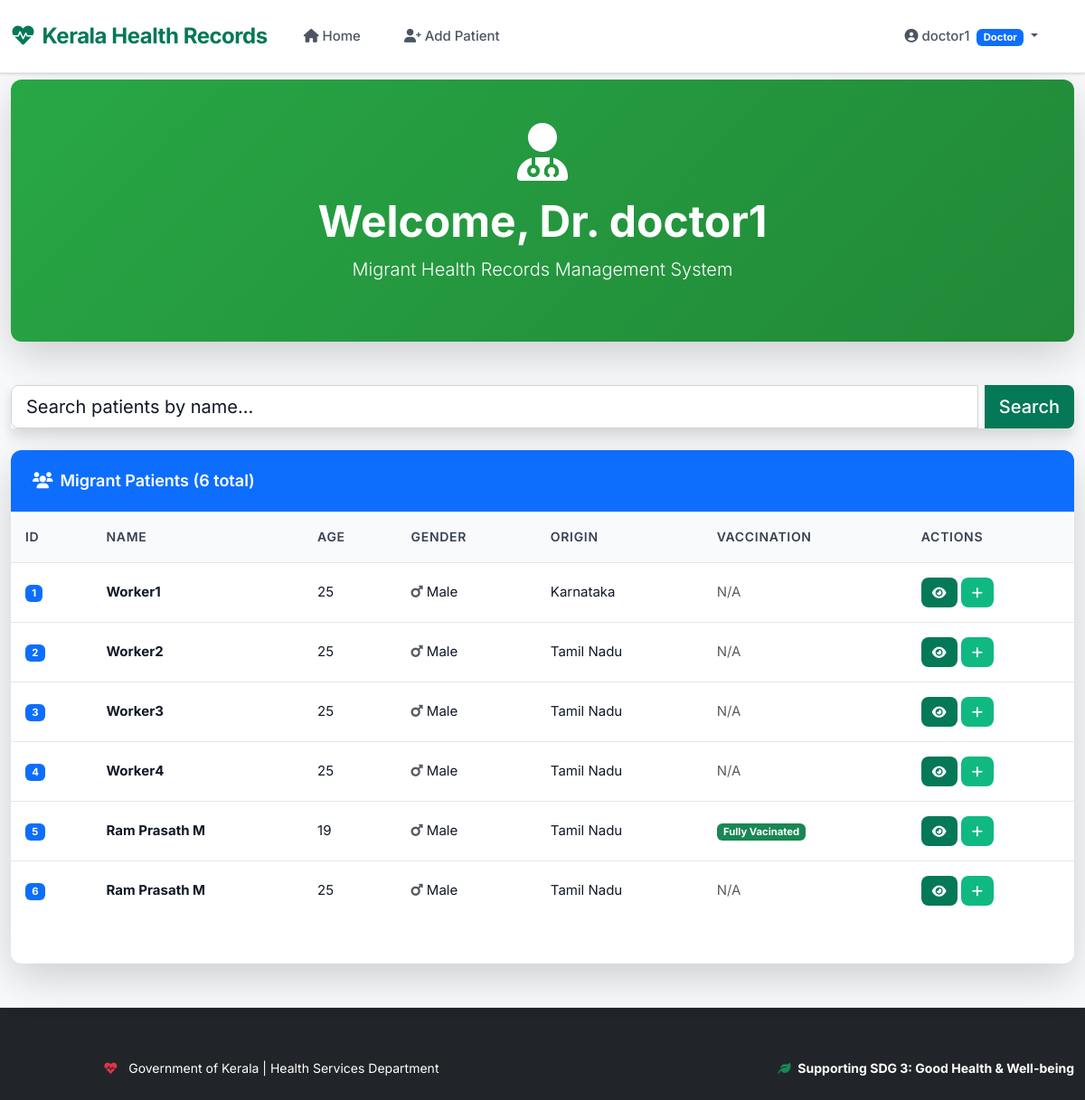
Page /home (signed in) on the committed database.
### app.py (models this page shows)
class User(UserMixin, db.Model):
    id = db.Column(db.Integer, primary_key=True)
    username = db.Column(db.String(20), unique=True, nullable=False)
    email = db.Column(db.String(120), unique=True, nullable=False)
    password = db.Column(db.String(60), nullable=False)
    role = db.Column(db.String(20), nullable=False)  # 'admin', 'doctor', 'migrant'

class Patient(db.Model):
    id = db.Column(db.Integer, primary_key=True)
    name = db.Column(db.String(100), nullable=False)
    age = db.Column(db.Integer, nullable=False)
    gender = db.Column(db.String(10), nullable=False)
    origin = db.Column(db.String(100), nullable=False)
    contact = db.Column(db.String(20))
    dob = db.Column(db.Date)
    address = db.Column(db.Text)
    vaccination_status = db.Column(db.String(50))
    occupation = db.Column(db.String(50))
    arrival_date = db.Column(db.Date)
    employer = db.Column(db.String(100))
    user_id = db.Column(db.Integer, db.ForeignKey('user.id'))
    records = db.relationship('HealthRecord', backref='patient', lazy=True, cascade="all, delete-orphan")

### app.py (the view, shortened to what this page needs)
@app.route('/')
@app.route('/home', methods=['GET', 'POST'])
@login_required
def home():
    search_form = SearchForm()
    patients = Patient.query
    if search_form.validate_on_submit():
        if search_form.query.data:
            patients = patients.filter(Patient.name.ilike(f'%{search_form.query.data}%'))
    page = request.args.get('page', 1, type=int)
    patients = patients.paginate(page=page, per_page=10, error_out=False)
    if current_user.role == 'admin':
        records = HealthRecord.query.order_by(HealthRecord.date.desc()).limit(10).all()
        infectious_count = HealthRecord.query.filter_by(disease_type='infectious').count()
        users = User.query.all()
        return render_template('admin_dashboard.html', patients=patients, records=records,
                             infectious_count=infectious_count, search_form=search_form, users=users)
    elif current_user.role == 'doctor':
        return render_template('doctor_dashboard.html', patients=patients, search_form=search_form)

### app.py
class SearchForm(FlaskForm):
    query = StringField('Search by Name')
    submit = SubmitField('Search')

### app.py (called while the page is built)
@login_manager.user_loader
def load_user(user_id):
    return User.query.get(int(user_id))

### templates/doctor_dashboard.html (shortened to what this page needs)
{% extends "base.html" %}
{% block content %}
<div class="row mb-4 mt-3">
    <div class="col-12">
        <div class="card shadow-lg border-0" style="background: linear-gradient(135deg, #28a745, #218838);">
            <div class="card-body text-center text-white py-5">
                <i class="fas fa-user-md fa-4x mb-3"></i>
                <h1 class="display-5 fw-bold">Welcome, Dr. {{ current_user.username }}</h1>
                <p class="lead">Migrant Health Records Management System</p>
            </div>
        </div>
    </div>
</div>
<form method="POST" class="mb-4">
    <div class="input-group input-group-lg shadow">
        {{ search_form.query(class="form-control", placeholder="Search patients by name...") }}
        {{ search_form.submit(class="btn btn-primary") }}
    </div>
</form>
<div class="card shadow-lg border-0">
    <div class="card-header bg-primary text-white">
        <i class="fas fa-users me-2"></i>Migrant Patients ({{ patients.total }} total)
    </div>
    <div class="card-body p-0">
        <div class="table-responsive">
            <table class="table table-hover mb-0">
                <thead>
                    <tr>
                        <th>ID</th>
                        <th>Name</th>
                        <th>Age</th>
                        <th>Gender</th>
                        <th>Origin</th>
                        <th>Vaccination</th>
                        <th>Actions</th>
                    </tr>
                </thead>
                <tbody>
                    {% for patient in patients.items %}
                    <tr>
                        <td><span class="badge bg-primary">{{ patient.id }}</span></td>
                        <td><strong>{{ patient.name }}</strong></td>
                        <td>{{ patient.age }}</td>
                        <td>
                            <i class="fas fa-{{ 'mars' if patient.gender == 'Male' else 'venus' if patient.gender == 'Female' else 'genderless' }} text-muted"></i>
                            {{ patient.gender }}
                        </td>
                        <td>{{ patient.origin }}</td>
                        <td>
                            {% if patient.vaccination_status %}
                                <span class="badge bg-success">{{ patient.vaccination_status }}</span>
                            {% else %}
                                <span class="text-muted">N/A</span>
                            {% endif %}
                        </td>
                        <td>
                            <a href="{{ url_for('patient_detail', patient_id=patient.id) }}" class="btn btn-sm btn-primary">
                                <i class="fas fa-eye"></i>
                            </a>
                            <a href="{{ url_for('add_record', patient_id=patient.id) }}" class="btn btn-sm btn-success">
                                <i class="fas fa-plus"></i>
                            </a>
                        </td>
                    </tr>
                    {% endfor %}
                </tbody>
            </table>
        </div>
        <nav class="p-3">
        </nav>
    </div>
</div>
{% endblock %}

### templates/base.html (shortened to what this page needs)
<!doctype html>
<html lang="en">
<head>
    <link href="https://cdn.jsdelivr.net/npm/bootstrap@5.3.0/dist/css/bootstrap.min.css" rel="stylesheet">
    <link href="https://cdnjs.cloudflare.com/ajax/libs/font-awesome/6.0.0/css/all.min.css" rel="stylesheet">
    <link href="{{ url_for('static', filename='css/style.css') }}" rel="stylesheet">
</head>
<body>
    <div class="sdg-badge">
    </div>
    <nav class="navbar navbar-expand-lg navbar-dark fixed-top">
        <div class="container-fluid">
            <a class="navbar-brand" href="{{ url_for('home') }}">
                <i class="fas fa-heartbeat me-2"></i>Kerala Health Records
            </a>
            <div class="collapse navbar-collapse" id="navbarNav">
                <ul class="navbar-nav me-auto">
                    <li class="nav-item">
                        <a class="nav-link" href="{{ url_for('home') }}"><i class="fas fa-home me-1"></i>Home</a>
                    </li>
                    {% if current_user.is_authenticated and current_user.role in ['admin', 'doctor'] %}
                    <li class="nav-item">
                        <a class="nav-link" href="{{ url_for('add_patient') }}"><i class="fas fa-user-plus me-1"></i>Add Patient</a>
                    </li>
                    {% endif %}
                </ul>
                {% if current_user.is_authenticated %}
                <ul class="navbar-nav">
                    <li class="nav-item dropdown me-3">
                        <a class="nav-link dropdown-toggle" href="#" role="button" data-bs-toggle="dropdown">
                            <i class="fas fa-user-circle me-1"></i>{{ current_user.username }}
                            <span class="badge bg-{{ 'success' if current_user.role == 'admin' else 'primary' if current_user.role == 'doctor' else 'warning' }} ms-1">{{ current_user.role.title() }}</span>
                        </a>
                    </li>
                </ul>
                {% endif %}
            </div>
        </div>
    </nav>
    <div class="container mt-5 pt-4">
        {% block content %}{% endblock %}
    </div>
    <footer class="mt-5 py-4 bg-dark text-white">
        <div class="container">
            <div class="row">
                <div class="col-md-6">
                    <p class="mb-0"><i class="fas fa-heartbeat me-2 text-danger"></i>
                        Government of Kerala | Health Services Department
                    </p>
                </div>
                <div class="col-md-6 text-md-end">
                    <p class="mb-0">
                        <i class="fas fa-leaf me-1 text-success"></i>
                        <strong>Supporting SDG 3: Good Health & Well-being</strong>
                    </p>
                </div>
            </div>
        </div>
    </footer>
</body>
</html>

### static/css/style.css (style rules this page uses)
:root { --primary: #047857; --primary-dark: #065f46; --primary-light: #10b981; --accent: #f59e0b; --gray-50: #f9fafb; --gray-100: #f3f4f6; --gray-200: #e5e7eb; --gray-300: #d1d5db; --gray-600: #4b5563; --gray-700: #374151; --gray-900: #111827; --white: #ffffff; --success: #10b981; --danger: #ef4444; --warning: #f59e0b; --info: #3b82f6; }
* { margin: 0; padding: 0; box-sizing: border-box; }
body { font-family: 'Inter', -apple-system, BlinkMacSystemFont, sans-serif; background-color: var(--gray-50); color: var(--gray-900); line-height: 1.6; min-height: 100vh; }
.navbar { background: var(--white) !important; box-shadow: 0 1px 3px 0 rgba(0, 0, 0, 0.1), 0 1px 2px 0 rgba(0, 0, 0, 0.06) !important; padding: 1rem 0; border-bottom: 1px solid var(--gray-200); }
.navbar-brand { font-weight: 700; font-size: 1.5rem; color: var(--primary) !important; letter-spacing: -0.02em; }
.nav-link { color: var(--gray-600) !important; font-weight: 500; font-size: 0.9375rem; margin: 0 0.5rem; padding: 0.5rem 1rem !important; border-radius: 6px; transition: all 0.2s ease; }
.container { max-width: 1280px; margin-top: 2rem; }
.card { border: 1px solid var(--gray-200); border-radius: 12px; box-shadow: 0 1px 3px 0 rgba(0, 0, 0, 0.1), 0 1px 2px 0 rgba(0, 0, 0, 0.06); overflow: hidden; transition: box-shadow 0.2s ease; background: var(--white); margin-bottom: 1.5rem; }
.card-header { background: var(--white); color: var(--gray-900); font-weight: 600; font-size: 1.125rem; border-bottom: 1px solid var(--gray-200); padding: 1.25rem 1.5rem; }
.card-body { padding: 1.5rem; }
.form-control, .form-select { border: 1px solid var(--gray-300); border-radius: 8px; padding: 0.625rem 0.875rem; font-size: 0.9375rem; transition: all 0.2s ease; background-color: var(--white); color: var(--gray-900); }
.form-control::placeholder { color: var(--gray-400); }
.btn { border-radius: 8px; padding: 0.625rem 1.25rem; font-weight: 500; font-size: 0.9375rem; transition: all 0.2s ease; border: none; cursor: pointer; }
.btn-primary { background-color: var(--primary); color: var(--white); }
.btn-success { background-color: var(--success); color: var(--white); }
.btn-sm { padding: 0.375rem 0.75rem; font-size: 0.875rem; min-width: 36px; }
.input-group { display: flex; gap: 0.5rem; }
.input-group .form-control { flex: 1; }
.table-responsive { border-radius: 8px; overflow-x: auto; }
.table { background: var(--white); margin-bottom: 0; white-space: nowrap; }
.table thead th { background-color: var(--gray-50); color: var(--gray-700); font-weight: 600; font-size: 0.875rem; border-bottom: 1px solid var(--gray-200); padding: 1rem; text-transform: uppercase; letter-spacing: 0.05em; }
.table tbody td { padding: 1rem; color: var(--gray-900); font-size: 0.9375rem; border-bottom: 1px solid var(--gray-200); vertical-align: middle; }
.table tbody tr { transition: background-color 0.15s ease; }
.table tbody tr:last-child td { border-bottom: none; }
footer { background-color: var(--white); color: var(--gray-600); text-align: center; padding: 2rem 0; margin-top: 4rem; border-top: 1px solid var(--gray-200); font-size: 0.875rem; }
.mb-4 { margin-bottom: 1.5rem; }
.me-2 { margin-right: 0.5rem; }
.p-0 { padding: 0; }
.fas { display: inline-block; }
.sdg-badge { position: fixed; top: 20px; right: 20px; background-color: var(--primary); color: var(--white); padding: 0.5rem 1rem; border-radius: 20px; font-weight: 600; font-size: 0.875rem; box-shadow: 0 4px 6px -1px rgba(0, 0, 0, 0.1), 0 2px 4px -1px rgba(0, 0, 0, 0.06); z-index: 1000; }
* { -webkit-font-smoothing: antialiased; -moz-osx-font-smoothing: grayscale; }

### rows in the picture
User: username "doctor1", role "Doctor"
Patient: id "1", name "Worker1", age "25", gender "Male", origin "Karnataka", vaccination_status "N/A"
Patient: id "2", name "Worker2", age "25", gender "Male", origin "Tamil Nadu", shows "N/A"
Patient: id "3", name "Worker3", age "25", gender "Male", origin "Tamil Nadu", shows "N/A"
Patient: id "4", name "Worker4", age "25", gender "Male", origin "Tamil Nadu", shows "N/A"
Patient: id "5", name "Ram Prasath M", age "19", gender "Male", origin "Tamil Nadu", vaccination_status "Fully Vacinated"
Patient: id "6", name "Ram Prasath M", age "25", gender "Male", origin "Tamil Nadu", shows "N/A"

### other values in the picture
{{ patients.total }} "6"
